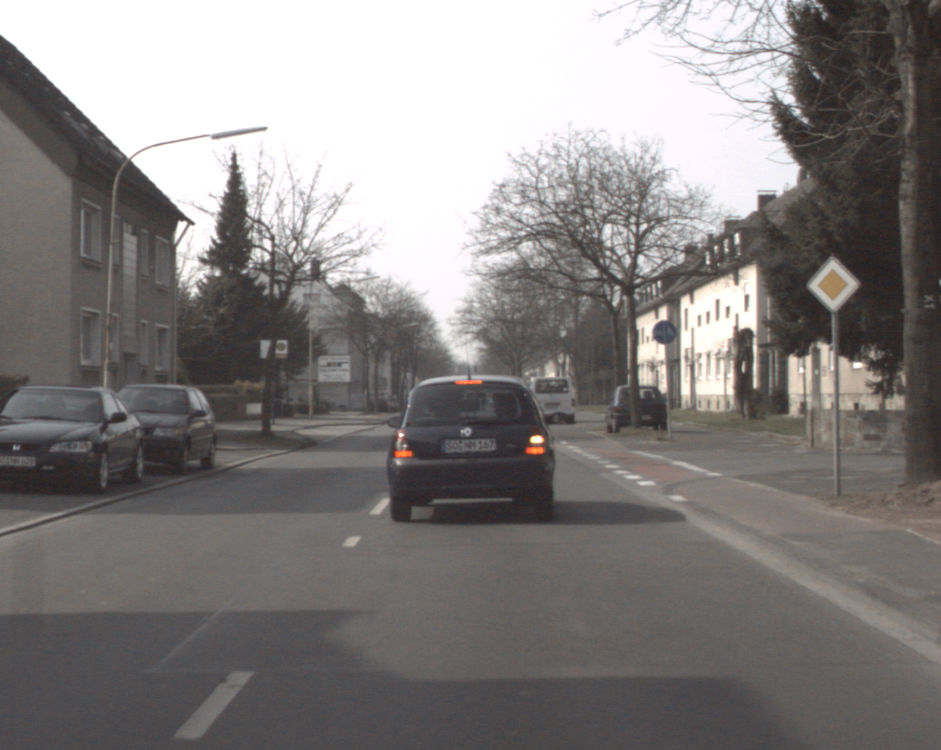
#> input picture lectures_py-files/Lecture01_py-files/left_#290.bmp, 941 x 750 px, shrunk from 1276 x 1016 before the run
$ python image_example.py
#> lines starting #> are read from the running program, lines starting #| are printed output that depends on the picture
import numpy as np
import matplotlib.pyplot as plt
from scipy.io import loadmat

# DIGITAL IMAGE REPRESENTATION
A = np.array([
    [0.490, 0.310, 0.200],
    [0.177, 0.813, 0.011],
    [0.000, 0.010, 0.990]
])
print(A)

plt.figure()
plt.imshow(A, cmap="gray", interpolation="nearest", aspect="auto")

# Load the variable IN from tree.mat
data = loadmat("tree.mat")
#> (reads lectures_py-files/Lecture01_py-files/tree.mat from the repository)
IN = data["IN"]

print(IN[::40, ::40])

plt.figure()
plt.imshow(IN[::40, ::40], cmap="gray",
           interpolation="nearest", aspect="auto")

# 3D surface plot
Z = IN[::5, ::5].astype(float)
X, Y = np.meshgrid(
    np.arange(1, Z.shape[1] + 1),
    np.arange(1, Z.shape[0] + 1)
)

fig = plt.figure()
ax = fig.add_subplot(111, projection="3d")
ax.plot_surface(X, Y, Z, cmap="viridis", rstride=1, cstride=1)

plt.figure()
plt.imshow(IN.astype(float), cmap="gray",
           interpolation="nearest", aspect="auto")

# SPATIAL RESOLUTION
step = 1
for a in range(4):
    plt.figure()
    plt.imshow(IN[::step, ::step], cmap="gray",
               interpolation="nearest", aspect="auto")
    step *= 2

# TRUECOLOR IMAGES
img = plt.imread("left_#290.bmp")
#> img is the input picture: shape (750, 941, 3); mean R, G, B 132.2, 128.8, 127.9

plt.figure()
plt.imshow(img, interpolation="nearest", aspect="auto")

# COLORMAPS
for cmap_name in ["gray", "pink", "jet"]:
    plt.figure()
    plt.imshow(IN.astype(float), cmap=cmap_name,
               interpolation="nearest", aspect="auto")

# Display the RGB values of a 256-color jet colormap
jet = plt.get_cmap("jet")(np.linspace(0, 1, 256))[:, :3]
print(jet)

plt.show()
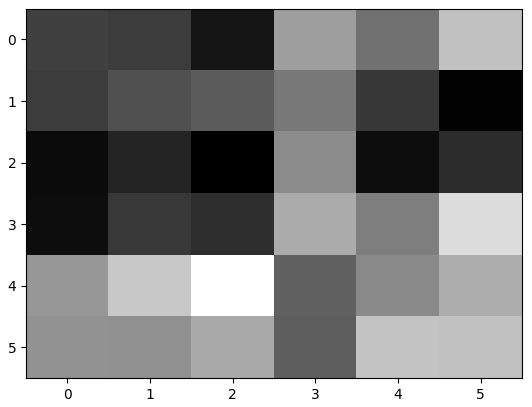
#> figure drawn by matplotlib, 1 panel
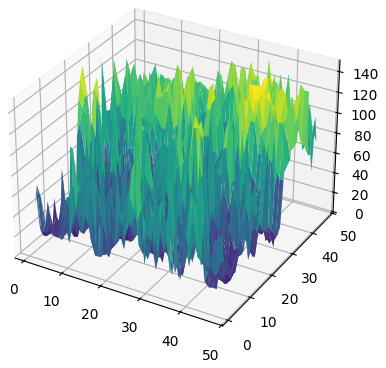
#> figure drawn by matplotlib, 1 panel
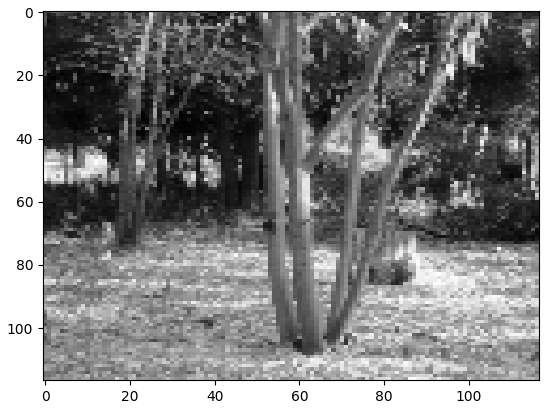
#> figure drawn by matplotlib, 1 panel
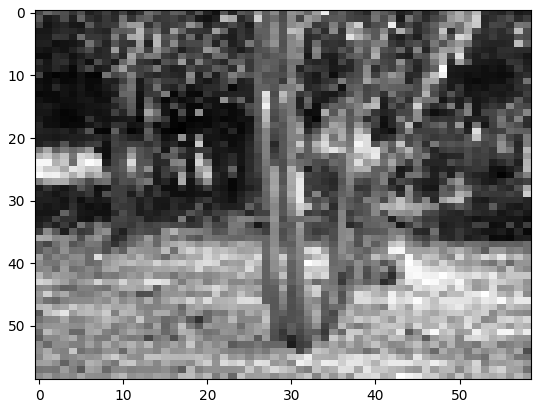
#> figure drawn by matplotlib, 1 panel
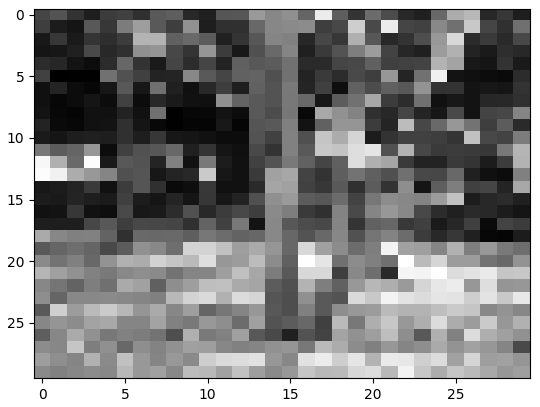
#> figure drawn by matplotlib, 1 panel
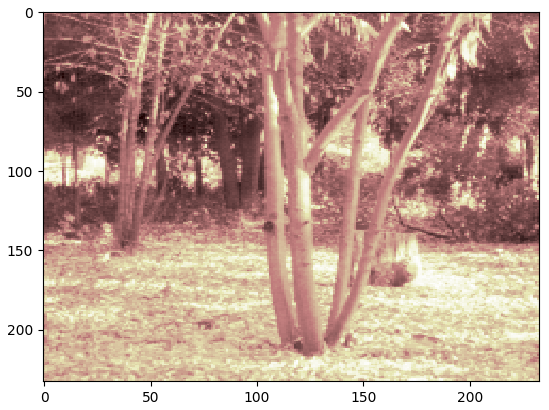
#> figure drawn by matplotlib, 1 panel
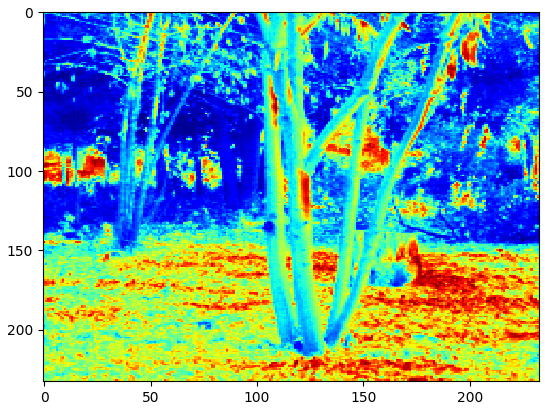
#> figure drawn by matplotlib, 1 panel
